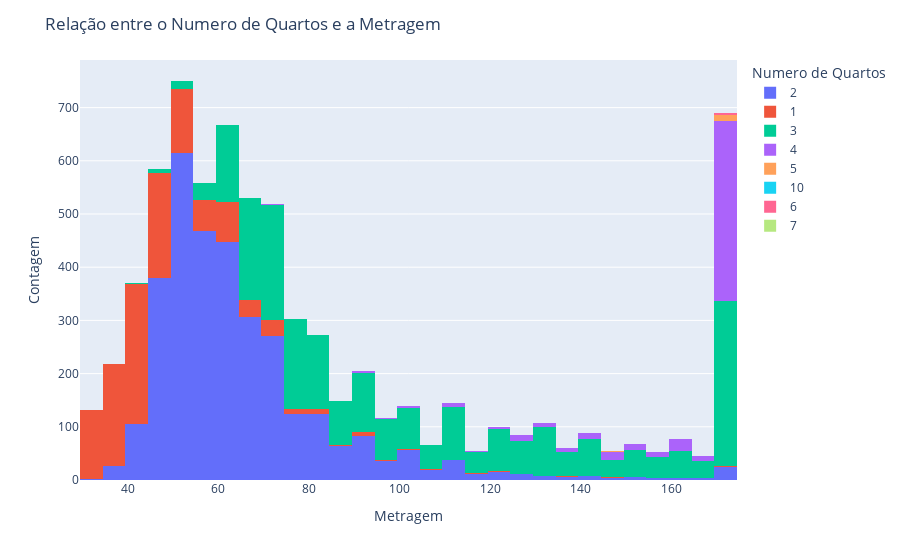

Here is the notebook cell this chart was saved with:
### Markdown cell above
**Apesar de poucos apartamentos com muitas vagas podemos perceber que a quantidade de vagas também influência no valor do condominio**

### Code cell
#C.3) Numero de quartos com a metragem
fig = px.histogram(df, x='Metragem', color='N_Quartos', barmode='stack')

fig.update_layout(title='Relação entre o Numero de Quartos e a Metragem',
                  xaxis_title='Metragem',
                  yaxis_title='Contagem',
                  legend_title='Numero de Quartos')

fig.show()

### Figure 1 — Plotly figure (JSON) as saved in the notebook; plotly's stock layout.template omitted (floating-point values rounded to 4 significant figures; data arrays with more than 128 entries replaced by an {"elided": "..."} marker saying what was removed)
{"data": [{"bingroup": "x", "hovertemplate": "N_Quartos=2<br>Metragem=%{x}<br>count=%{y}<extra></extra>", "legendgroup": "2", "marker": {"color": "#636efa", "pattern": {"shape": ""}}, "name": "2", "orientation": "v", "showlegend": true, "type": "histogram", "x": {"elided": "3265 int values"}, "xaxis": "x", "yaxis": "y"}, {"bingroup": "x", "hovertemplate": "N_Quartos=1<br>Metragem=%{x}<br>count=%{y}<extra></extra>", "legendgroup": "1", "marker": {"color": "#EF553B", "pattern": {"shape": ""}}, "name": "1", "orientation": "v", "showlegend": true, "type": "histogram", "x": {"elided": "1145 int values"}, "xaxis": "x", "yaxis": "y"}, {"bingroup": "x", "hovertemplate": "N_Quartos=3<br>Metragem=%{x}<br>count=%{y}<extra></extra>", "legendgroup": "3", "marker": {"color": "#00cc96", "pattern": {"shape": ""}}, "name": "3", "orientation": "v", "showlegend": true, "type": "histogram", "x": {"elided": "2304 int values"}, "xaxis": "x", "yaxis": "y"}, {"bingroup": "x", "hovertemplate": "N_Quartos=4<br>Metragem=%{x}<br>count=%{y}<extra></extra>", "legendgroup": "4", "marker": {"color": "#ab63fa", "pattern": {"shape": ""}}, "name": "4", "orientation": "v", "showlegend": true, "type": "histogram", "x": {"elided": "473 int values"}, "xaxis": "x", "yaxis": "y"}, {"bingroup": "x", "hovertemplate": "N_Quartos=5<br>Metragem=%{x}<br>count=%{y}<extra></extra>", "legendgroup": "5", "marker": {"color": "#FFA15A", "pattern": {"shape": ""}}, "name": "5", "orientation": "v", "showlegend": true, "type": "histogram", "x": [172, 172, 148, 172, 172, 172, 172, 172, 172, 172, 172, 172], "xaxis": "x", "yaxis": "y"}, {"bingroup": "x", "hovertemplate": "N_Quartos=10<br>Metragem=%{x}<br>count=%{y}<extra></extra>", "legendgroup": "10", "marker": {"color": "#19d3f3", "pattern": {"shape": ""}}, "name": "10", "orientation": "v", "showlegend": true, "type": "histogram", "x": [172], "xaxis": "x", "yaxis": "y"}, {"bingroup": "x", "hovertemplate": "N_Quartos=6<br>Metragem=%{x}<br>count=%{y}<extra></extra>", "legendgroup": "6", "marker": {"color": "#FF6692", "pattern": {"shape": ""}}, "name": "6", "orientation": "v", "showlegend": true, "type": "histogram", "x": [172, 172], "xaxis": "x", "yaxis": "y"}, {"bingroup": "x", "hovertemplate": "N_Quartos=7<br>Metragem=%{x}<br>count=%{y}<extra></extra>", "legendgroup": "7", "marker": {"color": "#B6E880", "pattern": {"shape": ""}}, "name": "7", "orientation": "v", "showlegend": true, "type": "histogram", "x": [172], "xaxis": "x", "yaxis": "y"}], "layout": {"barmode": "stack", "legend": {"title": {"text": "Numero de Quartos"}, "tracegroupgap": 0}, "margin": {"t": 60}, "title": {"text": "Relação entre o Numero de Quartos e a Metragem"}, "xaxis": {"anchor": "y", "domain": [0, 1], "title": {"text": "Metragem"}}, "yaxis": {"anchor": "x", "domain": [0, 1], "title": {"text": "Contagem"}}}}
